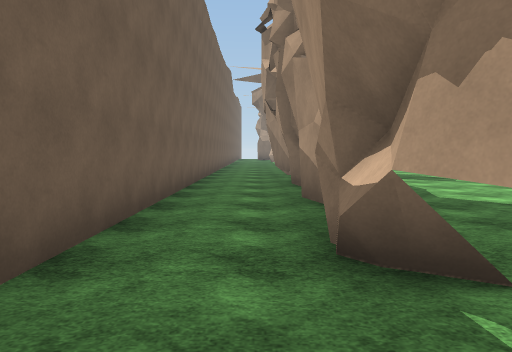
[1] (above)

24 first-person views from a walk through a Unity game level. The camera is 1.5 m above the floor, tilts 4° down and sees 70° across. The floor is counted in squares, 2 m on a side. Each view is taken from the middle of a square. On the plan, view 1 faces up. The plan holds only what a view shows up to about 11 squares ahead; the rest is blank. The place goes on beyond the plan. Surface patterns are stand-ins for the level's own textures.

[2]
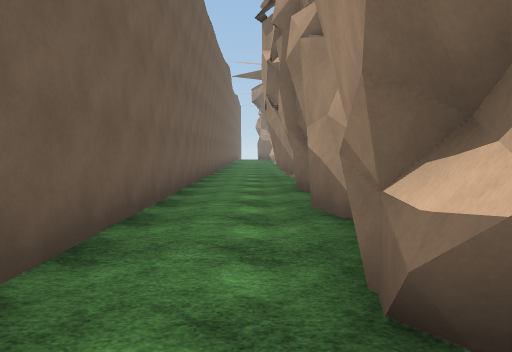

[3]
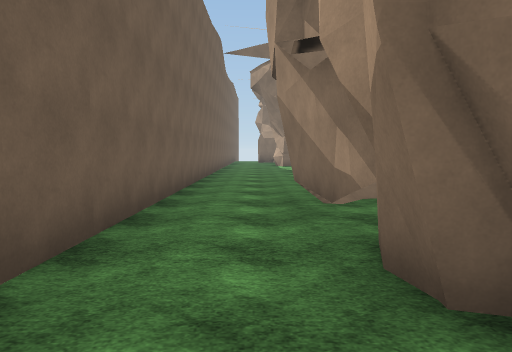

[4]
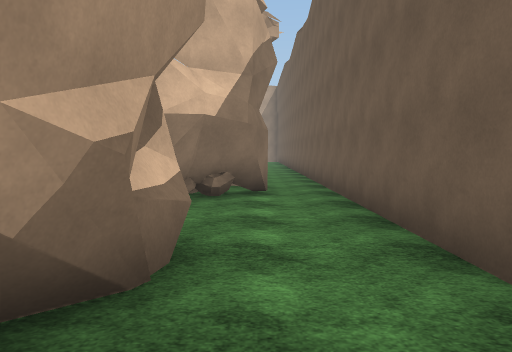

[5]
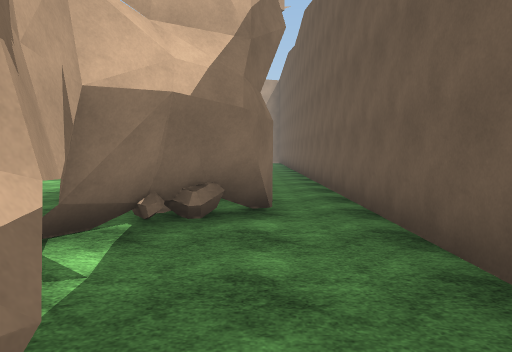

[6]
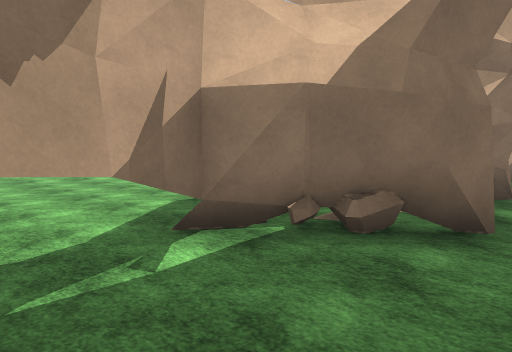

[7]
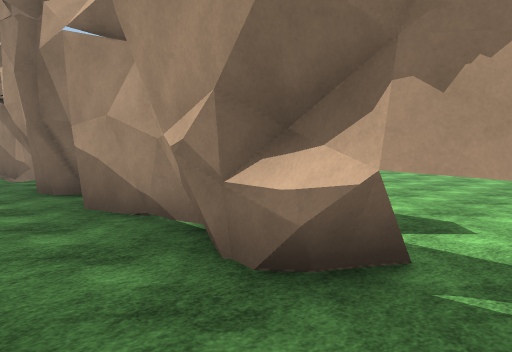

[8]
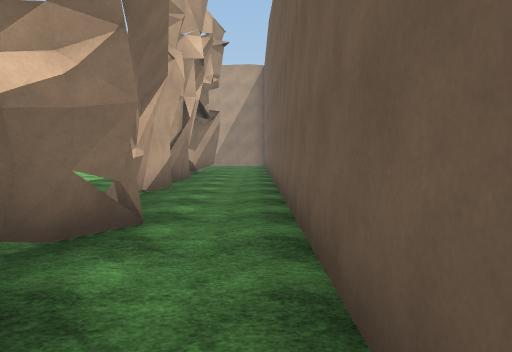

[9]
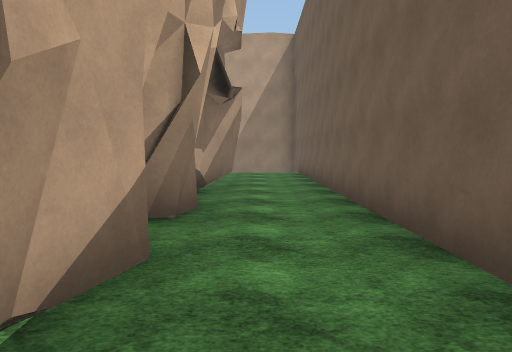

[10]
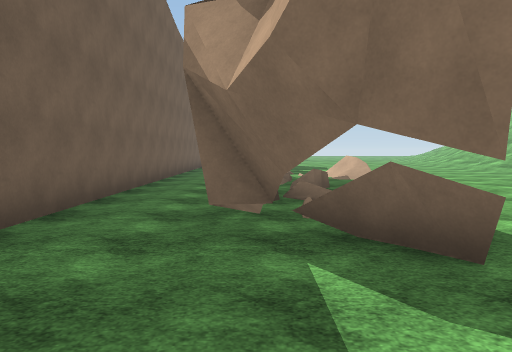

[11]
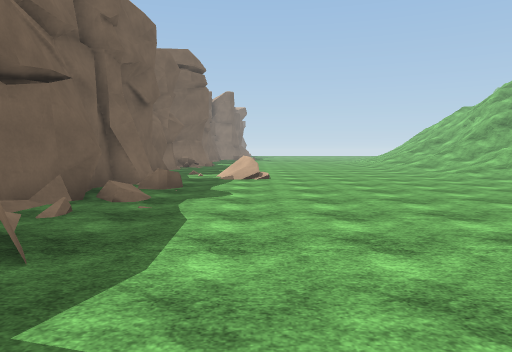

[12]
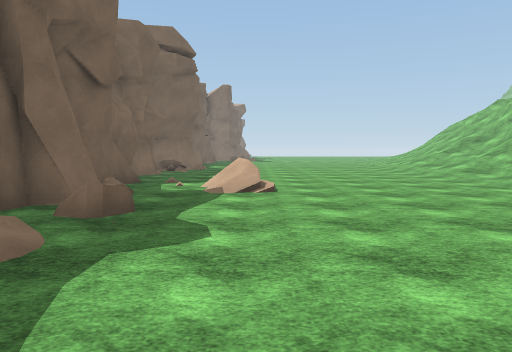

[13]
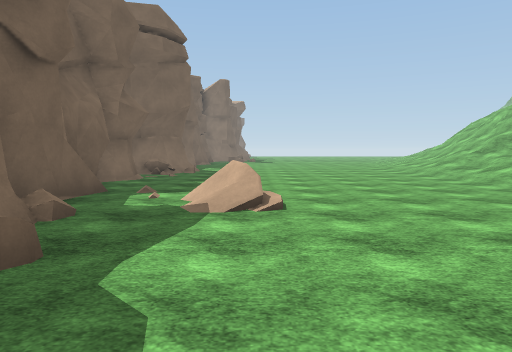

[14]
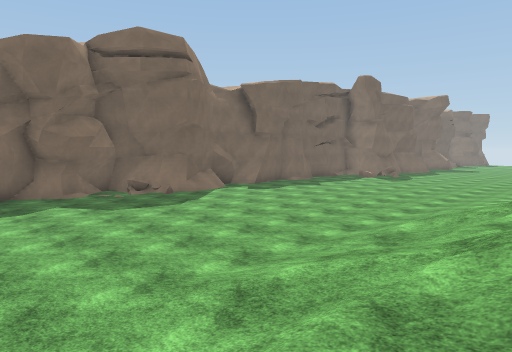

[15]
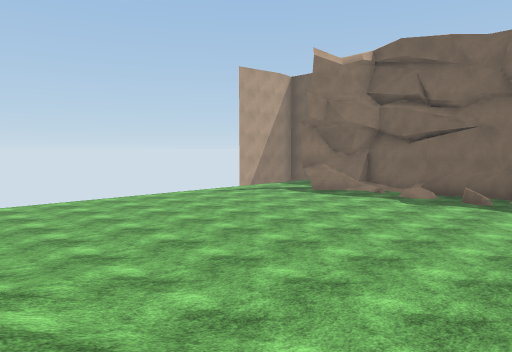

[16]
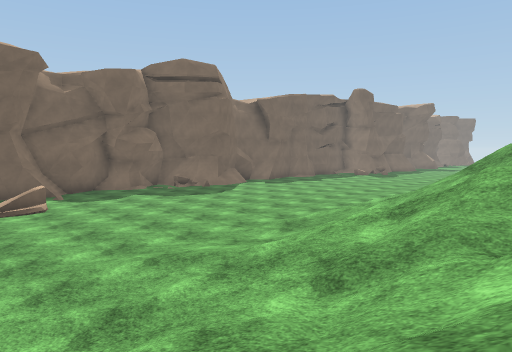

[17]
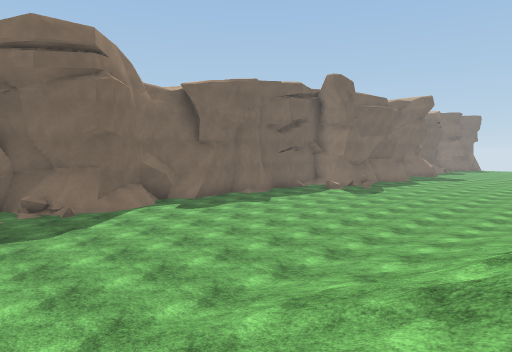

[18]
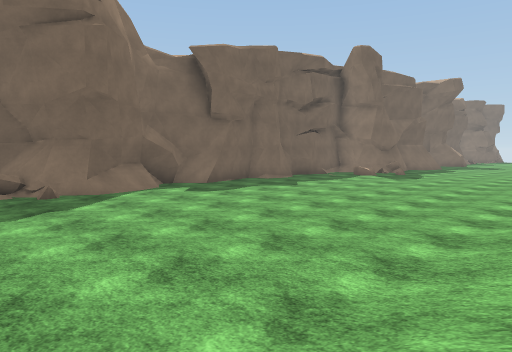

[19]
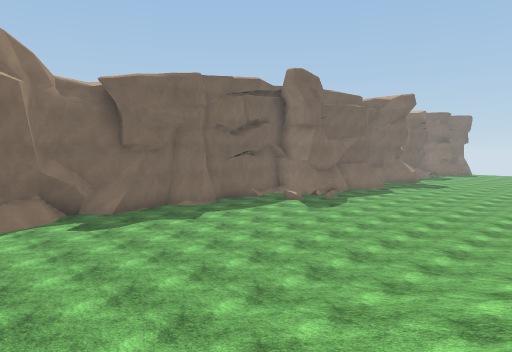

[20]
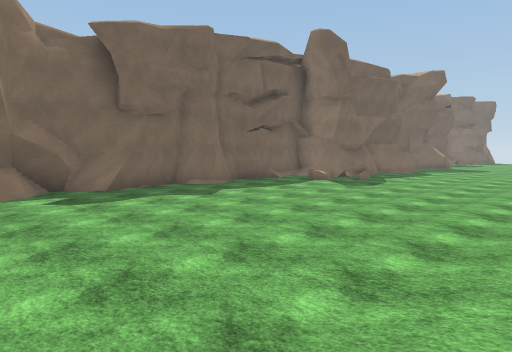

[21]
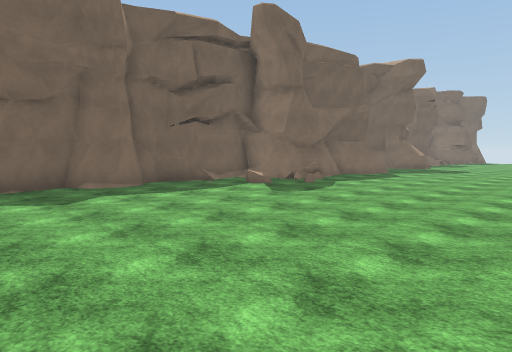

[22]
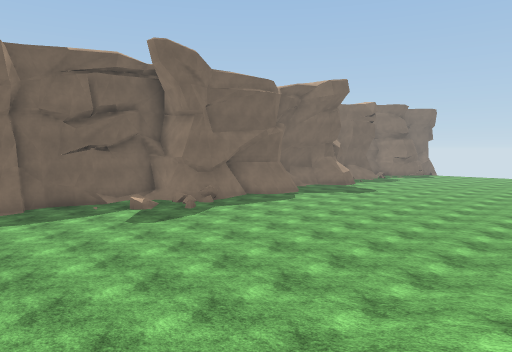

[23]
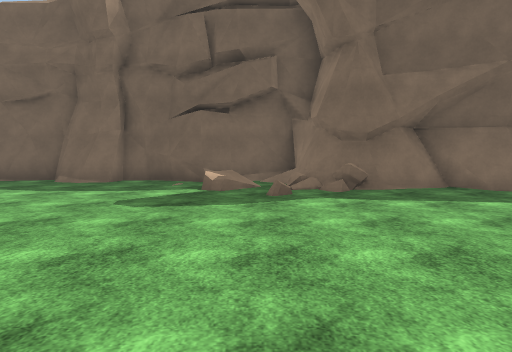

[24]
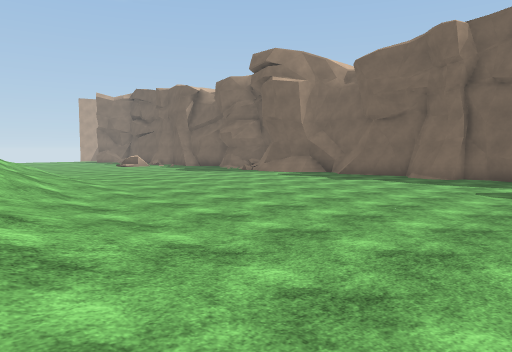

### Floor plan
Key: @ floor where view 1 was taken; # wall or solid block; . main floor; : floor 0.5 m higher than the main floor; + floor 0.75 m higher than the main floor; / step, stairs or slope; = window, fence, low wall or low ledge.
Columns run from 2 left of view 1 to 14 right of it. Each row starts with its distance up from view 1.
 14 #... #........
 13 #...##.........
 12 #..##..........
 11 #..#............
 10 #..#.=.........:
  9 #..#.........../
  8 #..#..........:+
  7 #..#..........:
  6 #..#........../
  5 #..#..........//
  4 #..#.........//
  3 #..#.........+
  2 #..#........:+
  1 #..#........:/
  0 #.@#........:/
 -1 #.##........///
 -2 #.#.........+//
 -3 #.##........:+
 -4 #.##........///
 -5 #..#........:+/
 -6 #..#.........+//
 -7 #..#.=#.....:////
 -8 #..#..=......////
 -9 #..#..........///
-10 #..#..........///
-11 #..#=.........:/
-12 #..#...........
-13 #..#...........
-14 #..#...........
-15 #..#=..........
-16 #...#..........
-17 #....... .....
-18    .  .   ....

Positions as (right, up) in squares from view 1, and headings:
1: (0, 0), facing up
2: (0, 1), facing up
3: (0, 6), facing up
4: (0, 5), facing down
5: (0, 3), facing down
6: (-1, 2), facing down-right
7: (-1, 1), facing up-right
8: (-1, -1), facing down
9: (0, -6), facing down
10: (1, -18), facing up
11: (4, -18), facing up
12: (4, -15), facing up
13: (4, -13), facing up
14: (12, -7), facing up-left
15: (13, -8), facing down-left
16: (14, -10), facing up-left
17: (12, -4), facing up-left
18: (10, -3), facing up-left
19: (12, -1), facing up-left
20: (10, 0), facing up-left
21: (10, 3), facing up-left
22: (13, 5), facing up-left
23: (10, 11), facing left
24: (13, 11), facing down-left
